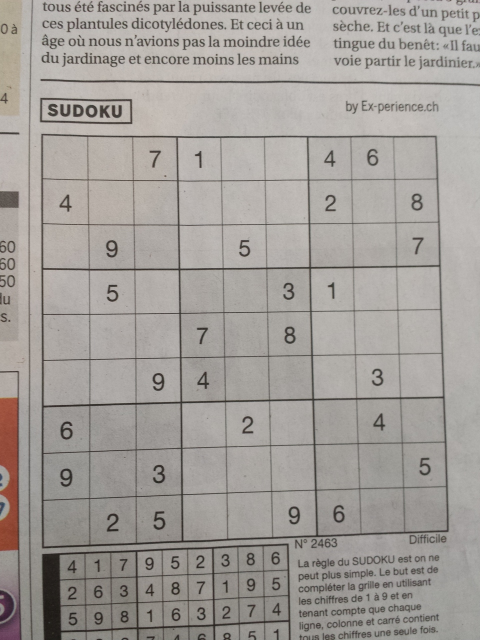
#> input picture SET-4/image1083.jpg, 960 x 1280 px (shown at 1/2 size)
$ jupyter execute SET-4__SudokuBoundingBox.ipynb
#> lines starting #> are read from the running program, lines starting #| are printed output that depends on the picture; after the words box and inside, x2 and y2 are one past the last pixel; in counts of white or black regions, pixels touching at a corner belong together
[cell 1]
import matplotlib.pyplot as plt
import numpy as np
import pandas as pd
from skimage.io import imread
from skimage.measure import label, regionprops
from skimage.color import rgb2gray
from skimage.transform import resize

[cell 2]
def bounding_box(image):
    # Binarization
    bin_image = rgb2gray(image) > 0.4
    label_im = label(bin_image, background=1)

    # Region Props
    regions = regionprops(label_im)
    fig, ax = plt.subplots(figsize=(5, 5))
    count = 0
    for props in regions:
        minr, minc, maxr, maxc = props.bbox
        area = (maxr - minr) * (maxc - minc)
        # Filtering Box by Area
        if area > 500 and area < 4000:
            bx = (minc, maxc, maxc, minc, minc)
            by = (minr, minr, maxr, maxr, minr)
            ax.plot(bx, by, '-r', linewidth=2)
            count += 1
    # Counting the number of boxes
    ax.set_title("Number of Boxes : {}".format(count))
    ax.imshow(image, alpha=0.5)

[cell 3]
# Load the image
sudoku_image = imread(r"image1083.jpg")[350:1170, 75:-65]
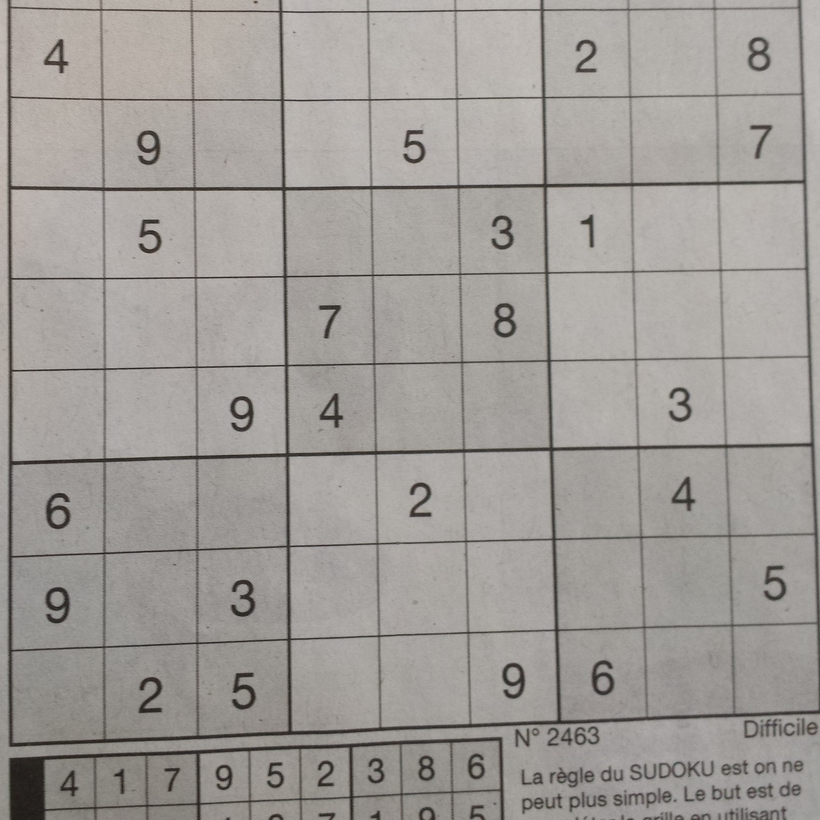
#> sudoku_image: shape (820, 820, 3); mean R, G, B 160.1, 156.2, 152.1
sudoku_image = resize(sudoku_image, (900, 900), anti_aliasing=True)
#> sudoku_image: shape (900, 900, 3) float64

[cell 4]
# Call the bounding_box function
bounding_box(sudoku_image)
#> in bounding_box, `bin_image = rgb2gray(image) > 0.4`:
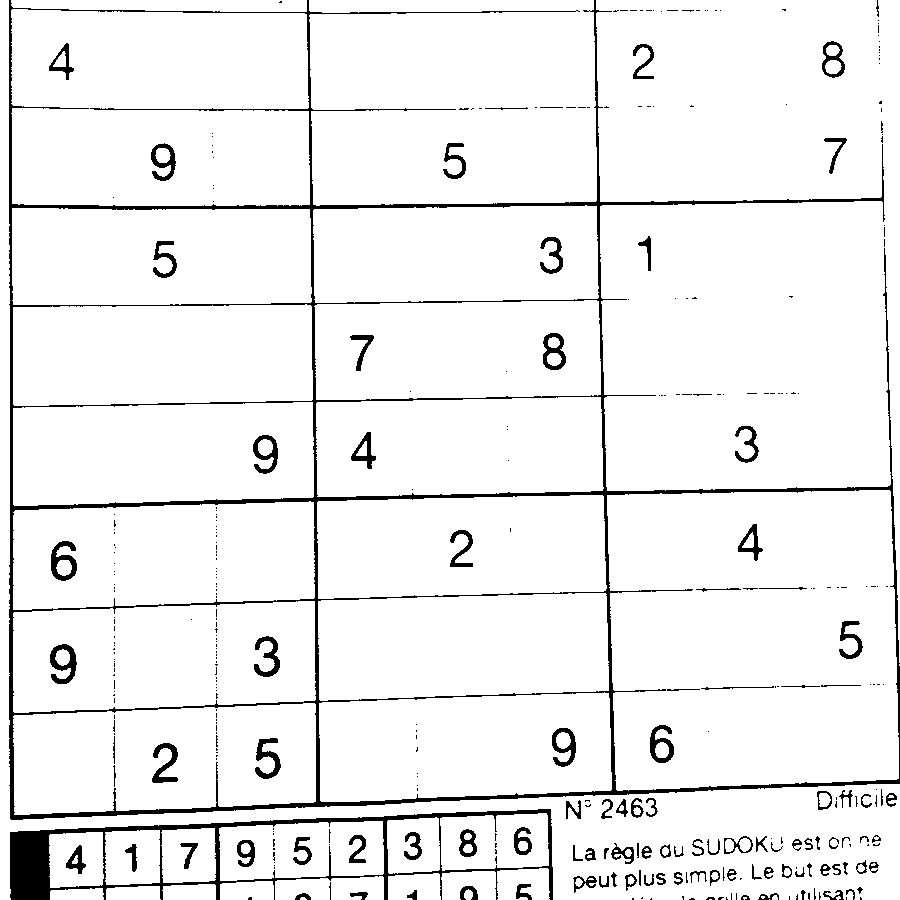
#> bin_image: shape (900, 900) bool; 94.1% white; 357 black regions (246 under 20 px)
#> in bounding_box, `label_im = label(bin_image, background=1)`:
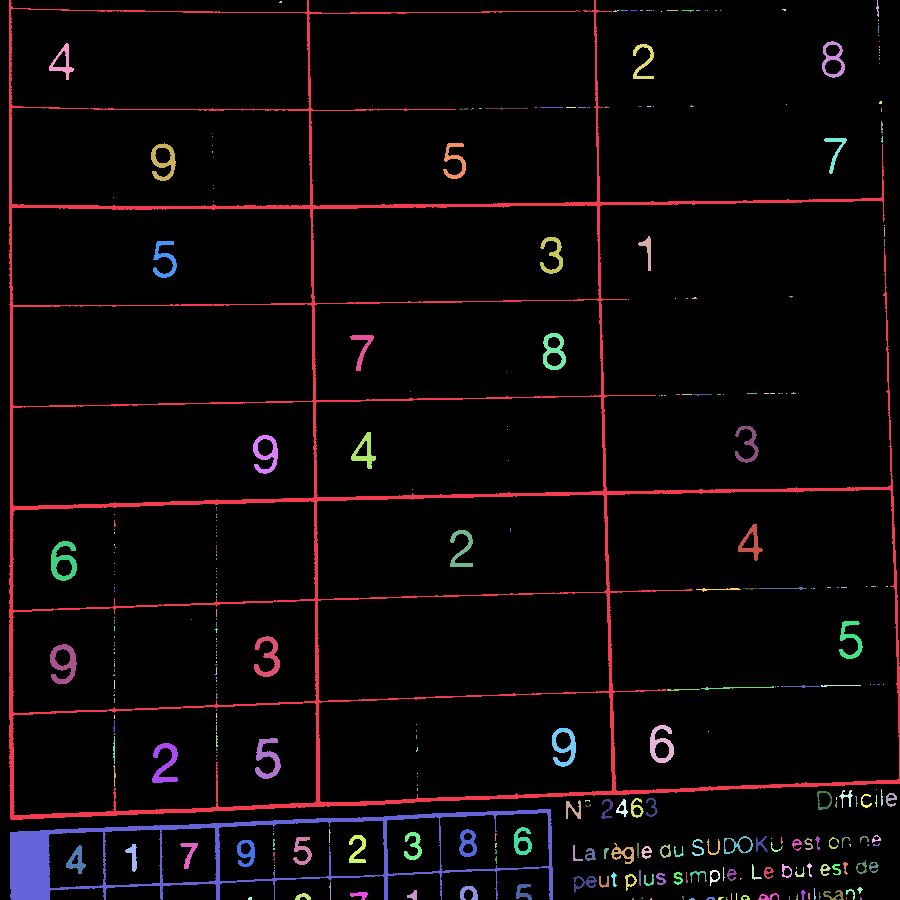
#> label_im: shape (900, 900) int32; 358 distinct labels, from 0 to 357; one colour per label, 0 black
#> in bounding_box, `regions = regionprops(label_im)`: regions = 357 regions; largest, box (x1, y1, x2, y2) and area: (9, 0, 900, 820) 23780, (10, 809, 553, 900) 7459, (50, 644, 77, 684) 539, (51, 541, 77, 581) 515, (255, 738, 281, 779) 473
#> the loop in bounding_box, `for props in regions:` made 357 passes
#> (minr, minc, maxr, maxc, area, bx, by) on passes 23, 25, 26, 55, 56, 57, 68, 70: (41, 822, 78, 845, 851, (822, 845, 845, 822, 822), (41, 41, 78, 78, 41)), (43, 49, 80, 74, 925, (49, 74, 74, 49, 49), (43, 43, 80, 80, 43)), (44, 633, 79, 654, 735, (633, 654, 654, 633, 633), (44, 44, 79, 79, 44)), (138, 824, 174, 847, 828, (824, 847, 847, 824, 824), (138, 138, 174, 174, 138)), (143, 151, 181, 176, 950, (151, 176, 176, 151, 151), (143, 143, 181, 181, 143)), (143, 443, 179, 466, 828, (443, 466, 466, 443, 443), (143, 143, 179, 179, 143)), (237, 540, 274, 563, 851, (540, 563, 563, 540, 540), (237, 237, 274, 274, 237)), (241, 153, 278, 177, 888, (153, 177, 177, 153, 153), (241, 241, 278, 278, 241))
#> (minr, minc, maxr, maxc, area) on passes 1, 2, 12, 40, 42, 46: (0, 9, 820, 900, 730620), (0, 876, 17, 879, 51), (10, 682, 12, 694, 24), (107, 485, 110, 528, 129), (107, 540, 108, 563, 23), (108, 459, 110, 469, 20)
#> after the loop in bounding_box, `for props in regions:`: count = 29

plt.show()
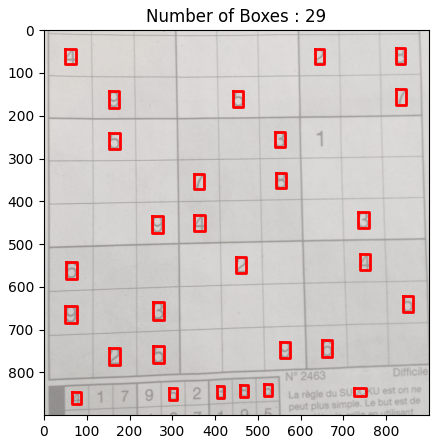
#> figure drawn by matplotlib, 1 panel
